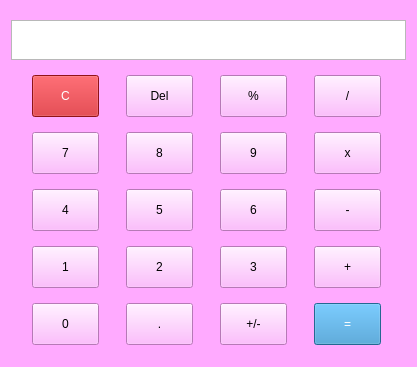
<?xml version="1.0" encoding="UTF-8"?>
<ui version="4.0">
 <class>calculator</class>
 <widget class="QMainWindow" name="calculator">
  <property name="enabled">
   <bool>true</bool>
  </property>
  <property name="geometry">
   <rect>
    <x>0</x>
    <y>0</y>
    <width>417</width>
    <height>367</height>
   </rect>
  </property>
  <property name="sizePolicy">
   <sizepolicy hsizetype="Fixed" vsizetype="Fixed">
    <horstretch>0</horstretch>
    <verstretch>0</verstretch>
   </sizepolicy>
  </property>
  <property name="minimumSize">
   <size>
    <width>306</width>
    <height>319</height>
   </size>
  </property>
  <property name="maximumSize">
   <size>
    <width>16777215</width>
    <height>16777215</height>
   </size>
  </property>
  <property name="windowTitle">
   <string>Calculator</string>
  </property>
  <property name="styleSheet">
   <string notr="true">background-color: #f08275;
background-color: rgb(255, 170, 255);
color: rgb(0,0,0 );</string>
  </property>
  <widget class="QWidget" name="centralWidget">
   <property name="sizePolicy">
    <sizepolicy hsizetype="Fixed" vsizetype="Fixed">
     <horstretch>0</horstretch>
     <verstretch>0</verstretch>
    </sizepolicy>
   </property>
   <property name="styleSheet">
    <string notr="true">QPushButton {
min-width: 65;
min-height: 40;
max-width: 65;
max-height: 40;
}</string>
   </property>
   <layout class="QVBoxLayout" name="verticalLayout">
    <item>
     <widget class="QLabel" name="displayPanel">
      <property name="minimumSize">
       <size>
        <width>290</width>
        <height>40</height>
       </size>
      </property>
      <property name="maximumSize">
       <size>
        <width>16777215</width>
        <height>40</height>
       </size>
      </property>
      <property name="font">
       <font>
        <family>Open Sans</family>
        <pointsize>20</pointsize>
        <weight>50</weight>
        <italic>false</italic>
        <bold>false</bold>
        <kerning>true</kerning>
       </font>
      </property>
      <property name="layoutDirection">
       <enum>Qt::LeftToRight</enum>
      </property>
      <property name="styleSheet">
       <string notr="true">border: 1 solid #b8b8b8;
background-color: #fff;</string>
      </property>
      <property name="text">
       <string/>
      </property>
      <property name="scaledContents">
       <bool>true</bool>
      </property>
      <property name="alignment">
       <set>Qt::AlignRight|Qt::AlignTrailing|Qt::AlignVCenter</set>
      </property>
      <property name="wordWrap">
       <bool>true</bool>
      </property>
      <property name="textInteractionFlags">
       <set>Qt::TextSelectableByKeyboard|Qt::TextSelectableByMouse</set>
      </property>
     </widget>
    </item>
    <item>
     <layout class="QHBoxLayout" name="horizontalLayout_5">
      <item>
       <widget class="QPushButton" name="actionClear">
        <property name="styleSheet">
         <string notr="true">background-color: #cb1a21;
color: #ffffff;</string>
        </property>
        <property name="text">
         <string>C</string>
        </property>
       </widget>
      </item>
      <item>
       <widget class="QPushButton" name="actionDel">
        <property name="text">
         <string>Del</string>
        </property>
       </widget>
      </item>
      <item>
       <widget class="QPushButton" name="actionPercent">
        <property name="text">
         <string>%</string>
        </property>
       </widget>
      </item>
      <item>
       <widget class="QPushButton" name="actionDiv">
        <property name="text">
         <string>/</string>
        </property>
        <attribute name="buttonGroup">
         <string notr="true">actionGroup</string>
        </attribute>
       </widget>
      </item>
     </layout>
    </item>
    <item>
     <layout class="QHBoxLayout" name="horizontalLayout_3">
      <item>
       <widget class="QPushButton" name="num7">
        <property name="text">
         <string>7</string>
        </property>
        <attribute name="buttonGroup">
         <string notr="true">numberGroup</string>
        </attribute>
       </widget>
      </item>
      <item>
       <widget class="QPushButton" name="num8">
        <property name="sizePolicy">
         <sizepolicy hsizetype="Fixed" vsizetype="Fixed">
          <horstretch>0</horstretch>
          <verstretch>0</verstretch>
         </sizepolicy>
        </property>
        <property name="text">
         <string>8</string>
        </property>
        <attribute name="buttonGroup">
         <string notr="true">numberGroup</string>
        </attribute>
       </widget>
      </item>
      <item>
       <widget class="QPushButton" name="num9">
        <property name="text">
         <string>9</string>
        </property>
        <attribute name="buttonGroup">
         <string notr="true">numberGroup</string>
        </attribute>
       </widget>
      </item>
      <item>
       <widget class="QPushButton" name="actionMul">
        <property name="text">
         <string>x</string>
        </property>
        <attribute name="buttonGroup">
         <string notr="true">actionGroup</string>
        </attribute>
       </widget>
      </item>
     </layout>
    </item>
    <item>
     <layout class="QHBoxLayout" name="horizontalLayout_2">
      <item>
       <widget class="QPushButton" name="num4">
        <property name="text">
         <string>4</string>
        </property>
        <attribute name="buttonGroup">
         <string notr="true">numberGroup</string>
        </attribute>
       </widget>
      </item>
      <item>
       <widget class="QPushButton" name="num5">
        <property name="text">
         <string>5</string>
        </property>
        <attribute name="buttonGroup">
         <string notr="true">numberGroup</string>
        </attribute>
       </widget>
      </item>
      <item>
       <widget class="QPushButton" name="num6">
        <property name="text">
         <string>6</string>
        </property>
        <attribute name="buttonGroup">
         <string notr="true">numberGroup</string>
        </attribute>
       </widget>
      </item>
      <item>
       <widget class="QPushButton" name="actionMinus">
        <property name="text">
         <string>-</string>
        </property>
        <attribute name="buttonGroup">
         <string notr="true">actionGroup</string>
        </attribute>
       </widget>
      </item>
     </layout>
    </item>
    <item>
     <layout class="QHBoxLayout" name="horizontalLayout">
      <property name="bottomMargin">
       <number>0</number>
      </property>
      <item>
       <widget class="QPushButton" name="num1">
        <property name="sizePolicy">
         <sizepolicy hsizetype="Fixed" vsizetype="Fixed">
          <horstretch>0</horstretch>
          <verstretch>0</verstretch>
         </sizepolicy>
        </property>
        <property name="minimumSize">
         <size>
          <width>67</width>
          <height>42</height>
         </size>
        </property>
        <property name="maximumSize">
         <size>
          <width>67</width>
          <height>42</height>
         </size>
        </property>
        <property name="text">
         <string>1</string>
        </property>
        <attribute name="buttonGroup">
         <string notr="true">numberGroup</string>
        </attribute>
       </widget>
      </item>
      <item>
       <widget class="QPushButton" name="num2">
        <property name="sizePolicy">
         <sizepolicy hsizetype="Fixed" vsizetype="Fixed">
          <horstretch>0</horstretch>
          <verstretch>0</verstretch>
         </sizepolicy>
        </property>
        <property name="text">
         <string>2</string>
        </property>
        <attribute name="buttonGroup">
         <string notr="true">numberGroup</string>
        </attribute>
       </widget>
      </item>
      <item>
       <widget class="QPushButton" name="num3">
        <property name="sizePolicy">
         <sizepolicy hsizetype="Fixed" vsizetype="Fixed">
          <horstretch>0</horstretch>
          <verstretch>0</verstretch>
         </sizepolicy>
        </property>
        <property name="maximumSize">
         <size>
          <width>67</width>
          <height>42</height>
         </size>
        </property>
        <property name="text">
         <string>3</string>
        </property>
        <attribute name="buttonGroup">
         <string notr="true">numberGroup</string>
        </attribute>
       </widget>
      </item>
      <item>
       <widget class="QPushButton" name="actionPlus">
        <property name="text">
         <string>+</string>
        </property>
        <attribute name="buttonGroup">
         <string notr="true">actionGroup</string>
        </attribute>
       </widget>
      </item>
     </layout>
    </item>
    <item>
     <layout class="QHBoxLayout" name="horizontalLayout_4">
      <property name="rightMargin">
       <number>0</number>
      </property>
      <item>
       <widget class="QPushButton" name="num0">
        <property name="text">
         <string>0</string>
        </property>
        <attribute name="buttonGroup">
         <string notr="true">numberGroup</string>
        </attribute>
       </widget>
      </item>
      <item>
       <widget class="QPushButton" name="comma">
        <property name="text">
         <string>.</string>
        </property>
       </widget>
      </item>
      <item>
       <widget class="QPushButton" name="actionSign">
        <property name="text">
         <string>+/-</string>
        </property>
       </widget>
      </item>
      <item>
       <widget class="QPushButton" name="actionCalc">
        <property name="styleSheet">
         <string notr="true">background-color: #3490cd;
color: #ffffff;</string>
        </property>
        <property name="text">
         <string>=</string>
        </property>
       </widget>
      </item>
     </layout>
    </item>
   </layout>
  </widget>
 </widget>
 <layoutdefault spacing="6" margin="11"/>
 <resources/>
 <connections/>
 <buttongroups>
  <buttongroup name="numberGroup"/>
  <buttongroup name="actionGroup"/>
 </buttongroups>
</ui>
